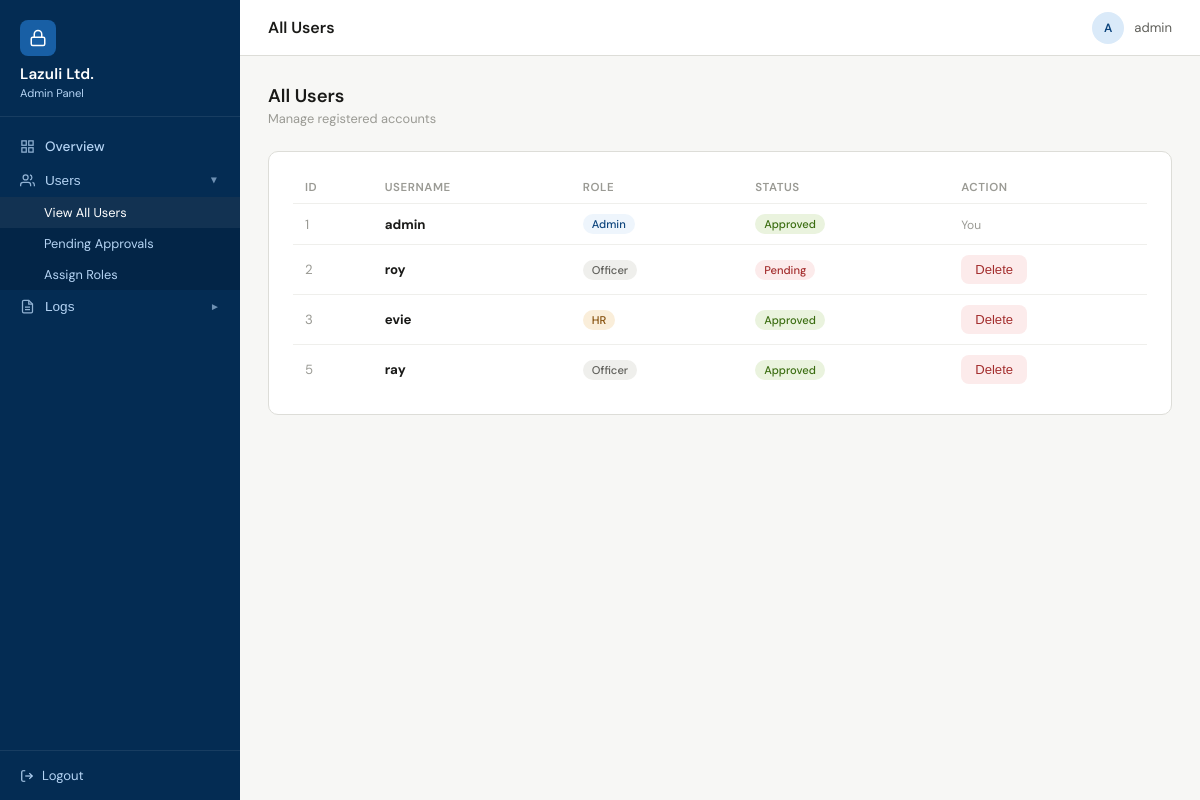
Page /admin/users (signed in) on the committed database.
### tables this page shows
CREATE TABLE users (
    id INTEGER PRIMARY KEY AUTOINCREMENT,
    username TEXT UNIQUE,
    password BLOB,
    role TEXT,
    is_approved INTEGER DEFAULT 0
);

### app.py (the view)
@app.route("/admin/users")
@login_required("admin")
def admin_users():
    users = get_all_users()
    log_action(session["user_id"], "VIEW_ALL_USERS")
    return render_template("admin_users.html", username=session["username"], users=users)

### Modules/database.py (called while the page is built)
def log_action(user_id, action):
    conn = sqlite3.connect(DB_PATH)
    cursor = conn.cursor()
    cursor.execute(
        "INSERT INTO logs (user_id, action) VALUES (?, ?)",
        (user_id, action)
    )
    conn.commit()
    conn.close()

def get_all_users():
    conn = sqlite3.connect(DB_PATH)
    cursor = conn.cursor()
    cursor.execute("SELECT id, username, role, is_approved FROM users")
    users = cursor.fetchall()
    conn.close()
    return users

### app.py (called while the page is built)
def login_required(role=None):
    def decorator(f):
        @wraps(f)
        def wrapper(*args, **kwargs):
            if "user_id" not in session:
                return redirect(url_for("login"))
            if role and session.get("role") != role:
                flash("Access denied.", "danger")
                return redirect(url_for("login"))
            return f(*args, **kwargs)
        return wrapper
    return decorator

### Templates/admin_users.html (shortened to what this page needs)
<!DOCTYPE html>
<html lang="en">
<head>
  <link rel="stylesheet" href="{{ url_for('static', filename='css/dashboard.css') }}">
</head>
<body>
<aside class="sidebar">
  <div class="sidebar-brand">
    <div class="brand-icon">
      <svg width="18" height="18" viewBox="0 0 24 24" fill="none" stroke="#fff" stroke-width="2" stroke-linecap="round" stroke-linejoin="round"><rect x="3" y="11" width="18" height="11" rx="2"/><path d="M7 11V7a5 5 0 0 1 10 0v4"/></svg>
    </div>
    <h2>Lazuli Ltd.</h2>
    <p>Admin Panel</p>
  </div>
  <nav class="sidebar-nav">
    <div class="nav-item">
      <a class="nav-link" href="{{ url_for('admin_home') }}">
        <svg width="15" height="15" viewBox="0 0 24 24" fill="none" stroke="currentColor" stroke-width="2"><rect x="3" y="3" width="7" height="7"/><rect x="14" y="3" width="7" height="7"/><rect x="3" y="14" width="7" height="7"/><rect x="14" y="14" width="7" height="7"/></svg>
        Overview
      </a>
    </div>
    <div class="nav-item open">
      <button class="nav-link" data-toggle="users">
        <svg width="15" height="15" viewBox="0 0 24 24" fill="none" stroke="currentColor" stroke-width="2"><path d="M17 21v-2a4 4 0 0 0-4-4H5a4 4 0 0 0-4 4v2"/><circle cx="9" cy="7" r="4"/><path d="M23 21v-2a4 4 0 0 0-3-3.87"/><path d="M16 3.13a4 4 0 0 1 0 7.75"/></svg>
        Users
        <span class="arrow">&#9658;</span>
      </button>
      <div class="nav-dropdown">
        <a href="{{ url_for('admin_users') }}" class="active">View All Users</a>
        <a href="{{ url_for('admin_pending') }}">Pending Approvals</a>
        <a href="{{ url_for('admin_roles') }}">Assign Roles</a>
      </div>
    </div>
    <div class="nav-item">
      <button class="nav-link" data-toggle="logs">
        <svg width="15" height="15" viewBox="0 0 24 24" fill="none" stroke="currentColor" stroke-width="2"><path d="M14 2H6a2 2 0 0 0-2 2v16a2 2 0 0 0 2 2h12a2 2 0 0 0 2-2V8z"/><polyline points="14 2 14 8 20 8"/><line x1="16" y1="13" x2="8" y2="13"/><line x1="16" y1="17" x2="8" y2="17"/></svg>
        Logs
        <span class="arrow">&#9658;</span>
      </button>
    </div>
  </nav>
  <div class="sidebar-footer">
    <a href="{{ url_for('logout') }}">
      <svg width="14" height="14" viewBox="0 0 24 24" fill="none" stroke="currentColor" stroke-width="2"><path d="M9 21H5a2 2 0 0 1-2-2V5a2 2 0 0 1 2-2h4"/><polyline points="16 17 21 12 16 7"/><line x1="21" y1="12" x2="9" y2="12"/></svg>
      Logout
    </a>
  </div>
</aside>
<div class="main">
  <div class="topbar">
    <span class="topbar-title">All Users</span>
    <div class="topbar-user">
      <div class="avatar">{{ username[0].upper() }}</div>
      {{ username }}
    </div>
  </div>
  <div class="content">
    <div class="page-header">
      <div><h2>All Users</h2><p>Manage registered accounts</p></div>
    </div>
    <div class="section-card">
      {% if users %}
      <table class="data-table">
        <thead>
          <tr>
            <th>ID</th>
            <th>Username</th>
            <th>Role</th>
            <th>Status</th>
            <th>Action</th>
          </tr>
        </thead>
        <tbody>
          {% for u in users %}
          <tr>
            <td style="color: var(--gray-400);">{{ u[0] }}</td>
            <td><strong>{{ u[1] }}</strong></td>
            <td>
              {% if u[2] == 'admin' %}
                <span class="badge badge-blue">Admin</span>
              {% elif u[2] == 'hr' %}
                <span class="badge badge-amber">HR</span>
              {% else %}
                <span class="badge badge-gray">Officer</span>
              {% endif %}
            </td>
            <td>
              {% if u[3] == 1 %}
                <span class="badge badge-green">Approved</span>
              {% else %}
                <span class="badge badge-red">Pending</span>
              {% endif %}
            </td>
            <td>
              {% if u[1] != username %}
              <form method="POST" action="{{ url_for('admin_delete_user') }}" style="display:inline;">
                <button type="submit" class="btn btn-danger" onclick="return confirm('Delete {{ u[1] }}?')">Delete</button>
              </form>
              {% else %}
                <span style="font-size:0.75rem; color: var(--gray-400);">You</span>
              {% endif %}
            </td>
          </tr>
          {% endfor %}
        </tbody>
      </table>
      {% else %}
        <div class="empty-state">No users found.</div>
      {% endif %}
    </div>
  </div>
</div>
</body>
</html>

### rows in the picture
users: id "1", username "admin", role "Admin", is_approved "Approved", shows "You"
users: id "2", username "roy", role "Officer", is_approved "Pending"
users: id "3", username "evie", role "HR", is_approved "Approved"
users: id "5", username "ray", shows "Officer", is_approved "Approved"

### other values in the picture
{{ username[0].upper() }} "A"
{{ username }} "admin"
